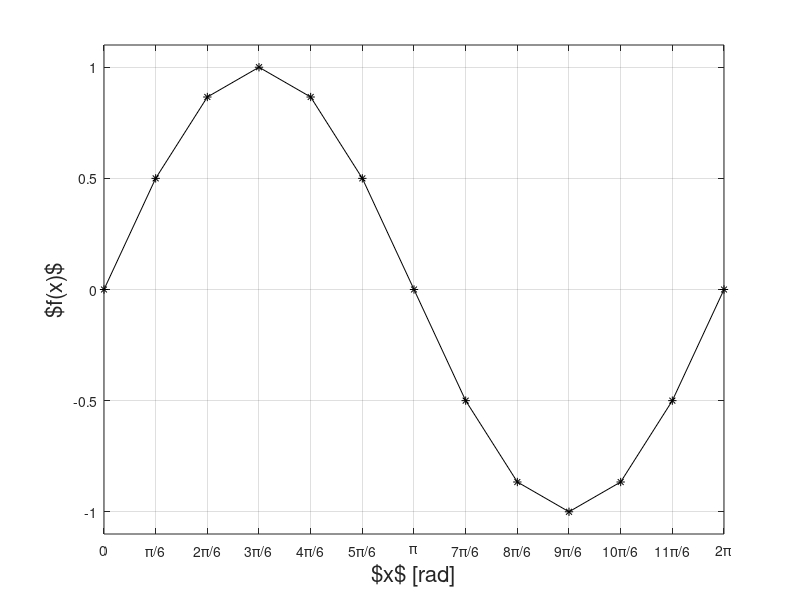
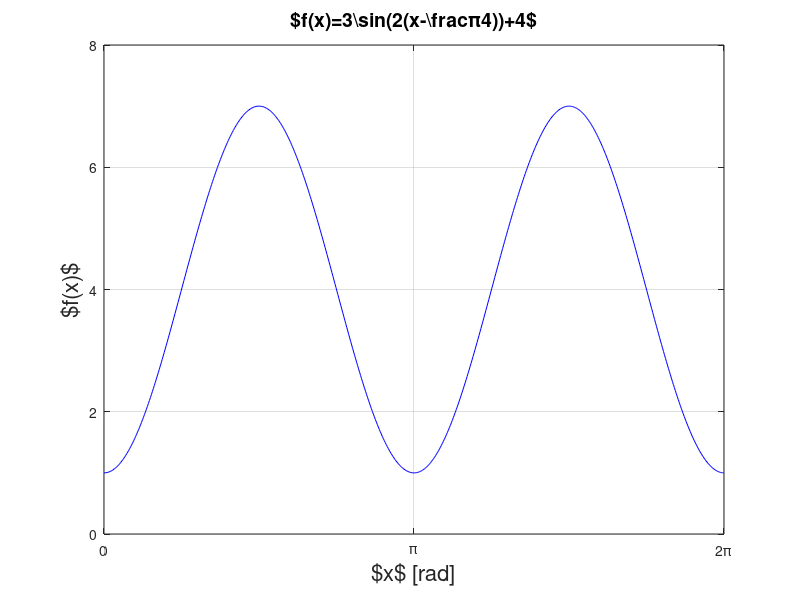
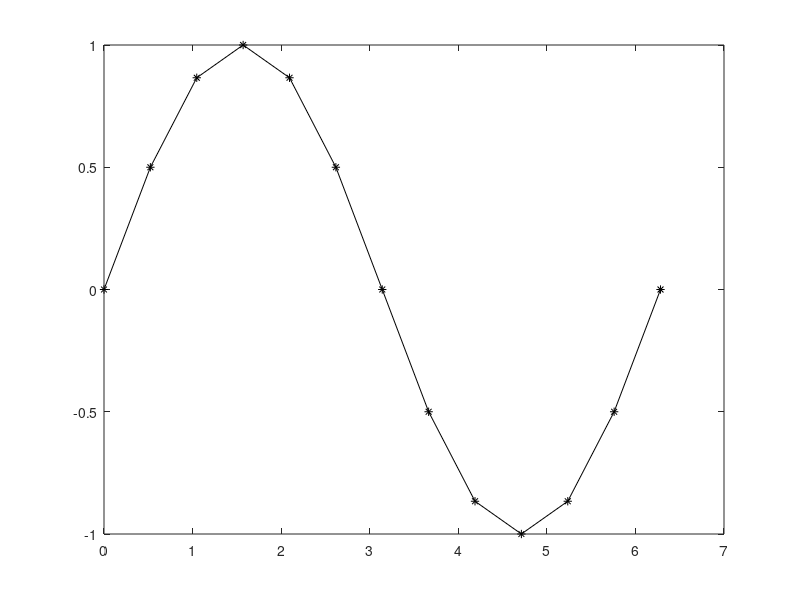

Reproduce these figures in MATLAB, in order. (Note: this script raises an error after producing the figures.)
%% ----------------------------------------------------------------
% figur 3.1
%----------------------------------------------------------------

clear; close all; clc

x = 0:pi/6:2*pi;
f = sin(x);

plot(x,f,'k*-')
xticks(x)
xticklabels({'0','\pi/6','2\pi/6','3\pi/6','4\pi/6','5\pi/6',...
    '\pi','7\pi/6','8\pi/6','9\pi/6','10\pi/6','11\pi/6','2\pi'})
grid
axis([0 2*pi -1.1 1.1])
xlabel('$x$ [rad]','FontSize',16)
ylabel('$f(x)$','FontSize',16)


%% ----------------------------------------------------------------
% figur 3.2
%----------------------------------------------------------------
clear; close all; clc

x = 0:0.01:2*pi;
a = 3;
c = pi/4;
d = 4;
k = 2;
f = a*sin(k*(x-c))+d;

figure
set(gcf,'Position',[1000 600 560 350])
plot(x,f,'b-')
xticks([0 pi 2*pi])
xticklabels({'0','\pi','2\pi'})

grid
axis([0 2*pi 0 8])
xlabel('$x$ [rad]','FontSize',16)
ylabel('$f(x)$','FontSize',16)
title('$f(x)=3\sin(2(x-\frac{\pi}{4}))+4$','FontSize',14)


%% ----------------------------------------------------------------
% figur 3.3
%----------------------------------------------------------------
clear; close all; clc

t = 0:pi/6:2*pi;
f = sin(t);

figure
set(gcf,'Position',[1000 600 560 290])
plot(t,f,'k*-')
xticks(round(t,2))
grid
axis([0 2*pi -1.1 1.1])
xlabel('tiden $t$ [s]','FontSize',16)
ylabel('$f(t)$','FontSize',16)


%% ----------------------------------------------------------------
% figur 3.4
%----------------------------------------------------------------
clear; close all; clc

t = 0:0.1:7;
f = sin(t);

figure
set(gcf,'Position',[1000 600 560 290])
plot(t,f,'b-')
hold on

t1 = 0:1:7;
f1 = sin(t1);
plot(t1,f1,'b*')

grid
axis([0 7 -1.1 1.1])
xlabel('tiden $t$ [s]','FontSize',16)
ylabel('$f(t)$','FontSize',16)


%% ----------------------------------------------------------------
% figur 3.5, versjon 1
%----------------------------------------------------------------
clear; close all; clc

t = 0:0.01:2*pi;
a = 3;
c = pi/4;
d = 4;
k = 2;
u = a*sin(k*t)+d;
y = a*sin(k*t- k*c)+d;

figure
set(gcf,'Position',[1000 600 560 350])
plot(t,u,'r-')
hold on
plot(t,y,'b-')

grid
axis([0 2*pi 0 8])
xlabel('tiden $t$ [s]','FontSize',16)
legend('$u(t)=3\sin(2t)+4$',...
    '$y(t)=3\sin(2t-\frac{\pi}{2})+4$','interpreter','latex')


%% ----------------------------------------------------------------
% figur 3.5, versjon 2
%----------------------------------------------------------------
clear; close all; clc

t = 0:0.01:2*pi;
u = 3*sin(2*t)+4;
y = 3*sin(2*t-pi/2)+4;

figure
set(gcf,'Position',[1000 600 560 350])
plot(t,y,'b-',t,u,'r')
grid
axis([0 2*pi 0 8])
plot(t,u,'r-')
hold on
plot(t,y,'b-')
grid
axis([0 2*pi 0 8])
xlabel('tiden $t$ [s]','FontSize',16)
legend('$u(t)=3\sin(2t)+4$',...
    '$y(t)=3\sin(2t-\frac{\pi}{2})+4$', ...
    'Location','best')


%% ----------------------------------------------------------------
% figur 3.6
%----------------------------------------------------------------
close all; clear; clc

delta_t = 0.01;
t_slutt = 1;
t=0:delta_t:t_slutt;
u=2*sin(5*t);

% utdrag for fargelegging
t2=0.4:delta_t:0.6;
u2=2*sin(5*t2);

figure
set(gcf,'Position',[302 525 1078 349])

subplot(1,2,1)
plot(t,u,'k')
hold on
area(t,u,'FaceColor','[0.7 0.7 0.7]')
area(t2,u2,'FaceColor','[0.5 0.5 0.5]')
% en svart strek i 0
plot([0 t(end)],[0 0],'k','LineWidth',2)
grid
title('$u(t)=2{\cdot}\sin(5t)$')
xlabel('tid [s]')
axis([0 1 -2.1 2.1])

subplot(1,2,2)
y=-0.4*cos(5*t)+0.4;
xlabel('tid [s]')
plot(t,y,'k-')
grid
title('$y(t)=-0.4{\cdot}\cos(5t)+0.4$')
xlabel('tid [s]')
axis([0 1 -1 1])


